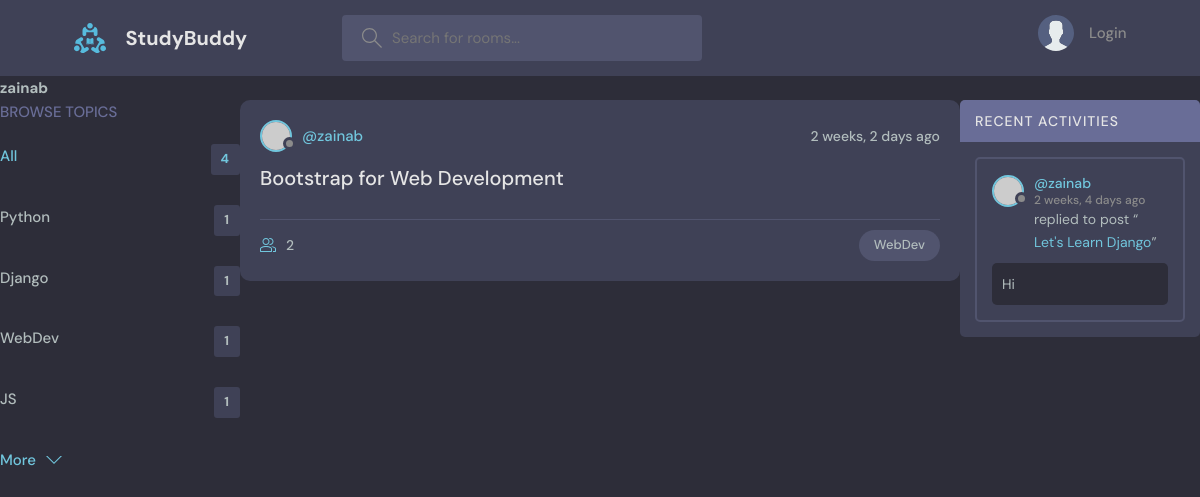
The app's page /profile/2/ with its own data.
### base/models.py (models this page shows, shortened)
class Topic(models.Model):
    name = models.CharField(max_length=200)

class Room(models.Model):
    host = models.ForeignKey(User, on_delete=models.SET_NULL, null=True)
    topic = models.ForeignKey(Topic, on_delete=models.SET_NULL, null=True)
    name = models.CharField(max_length=200)
    description = models.TextField(null=True, blank = True)
    participants = models.ManyToManyField(User, related_name='participants', blank=True)
    updated = models.DateTimeField(auto_now=True)
    created = models.DateTimeField(auto_now_add=True)
    class Meta:
        ordering = ['-updated','-created']
    def __str__(self):
        return self.name

class Message(models.Model):
    user = models.ForeignKey(User, on_delete=models.CASCADE)
    room = models.ForeignKey(Room, on_delete=models.CASCADE)
    body = models.TextField()
    updated = models.DateTimeField(auto_now=True)
    created = models.DateTimeField(auto_now_add=True)
    class Meta:
        ordering = ['-updated','-created']
    def __str__(self):
        return self.body[0:50]

### base/views.py (the view)
# urls.py: path('profile/<str:pk>/',views.userProfile, name="user-profile"),
def userProfile(request, pk):
    user = User.objects.get(id=pk)
    rooms = user.room_set.all()
    room_messages = user.message_set.all()
    topics = Topic.objects.all()
    context = {'user': user, "rooms": rooms, "room_messages": room_messages, "topics":topics}
    return render(request,'base/profile.html',context)

### base/templates/base/profile.html (shortened to what this page needs)
{% extends 'main.html' %}
{% block content %}
<h1>{{user.username}}</h1>
<div class="profile-container">
    <div>
        {% include 'base/topics_component.html' %}
    </div>
    <div>
        {% include 'base/feed_component.html' %}
    </div>
    <div>
        {% include 'base/activity_component.html' %}
    </div>
</div>
{% endblock content %}

### base/templates/base/topics_component.html
<div class="topics">
  <div class="topics__header">
    <h2>Browse Topics</h2>
  </div>
  <ul class="topics__list">
    <li>
      <a href="{% url 'home' %}" class="active">All <span>{{topics.count}}</span></a>
    </li>
    {% for topic in topics %}
    <li>
      <a href="{% url 'home' %}?q={{topic.name}}">{{topic.name}} <span>{{topic.room_set.all.count}}</span></a>
    </li>
    {% endfor %}
  </ul>
  <a class="btn btn--link" href="topics.html">
    More
    <svg
      version="1.1"
      xmlns="http://www.w3.org/2000/svg"
      width="32"
      height="32"
      viewBox="0 0 32 32"
    >
      <title>chevron-down</title>
      <path d="M16 21l-13-13h-3l16 16 16-16h-3l-13 13z"></path>
    </svg>
  </a>
</div>

### base/templates/base/feed_component.html (shortened to what this page needs)
{% for room in rooms %}
<div class="roomListRoom">
    <div class="roomListRoom__header">
      <a href="{% url 'user-profile' room.host.id %}" class="roomListRoom__author">
        <div class="avatar avatar--small">
          <img src="https://randomuser.me/api/portraits/women/11.jpg" />
        </div>
        <span>@{{room.host.username}}</span>
      </a>
      <div class="roomListRoom__actions">
        <span>{{room.created|timesince}} ago</span>
      </div>
    </div>
    <div class="roomListRoom__content">
      <a href="{% url 'room' room.id %}">{{room.name}}</a>
    </div>
    <div class="roomListRoom__meta">
      <a href="{% url 'room' room.id %}" class="roomListRoom__joined">
        {{room.participants.all.count}}
      </a>
      <p class="roomListRoom__topic">{{room.topic.name}}</p>
    </div>
</div>
{% endfor %}

### base/templates/base/activity_component.html (shortened to what this page needs)
<div class="activities">
  <div class="activities__header">
    <h2>Recent Activities</h2>
  </div>
  {% for message in room_messages %}
  <div class="activities__box">
    <div class="activities__boxHeader roomListRoom__header">
      <a href="{% url 'user-profile' message.user.id %}" class="roomListRoom__author">
        <div class="avatar avatar--small">
          <img src="https://randomuser.me/api/portraits/women/11.jpg" />
        </div>
        <p>
          @{{message.user}}
          <span>{{message.created|timesince}} ago</span>
        </p>
      </a>
    </div>
    <div class="activities__boxContent">
      <p>replied to post “<a href="{% url 'room' message.room.id %}">{{message.room}}</a>”</p>
      <div class="activities__boxRoomContent">
        {{message}}
      </div>
    </div>
  </div>
  {% endfor %}
</div>

### static/styles/style.css (style rules this page uses)
:root { --color-main: #71c6dd; --color-main-light: #e1f6fb; --color-dark: #3f4156; --color-dark-medium: #51546e; --color-dark-light: #696d97; --color-light: #e5e5e5; --color-gray: #8b8b8b; --color-light-gray: #b2bdbd; --color-bg: #2d2d39; --color-success: #5dd693; --color-error: #fc4b0b; }
* { font-family: "DM Sans", -apple-system, BlinkMacSystemFont, "Segoe UI", Roboto, Oxygen, Ubuntu, Cantarell, "Open Sans", "Helvetica Neue", sans-serif; margin: 0; padding: 0; box-sizing: border-box; text-rendering: optimizeLegibility; font-size: inherit; }
html { font-size: 56.25%; }
@media only screen and (min-width: 1200px) { html { font-size: 62.5%; } }
body { line-height: 1.6; font-weight: 400; font-size: 1.5rem; color: var(--color-light-gray); background-color: var(--color-bg); min-height: 100vh; }
img { width: 100%; }
a { display: inline-block; color: var(--color-main); text-decoration: none; }
.btn { background-color: transparent; border: none; display: inline-flex; align-items: center; gap: 1rem; cursor: pointer; transition: all ease-in-out 0.3s; padding: 1rem 2rem; border-radius: 5px; box-shadow: 1px 1px 3px 1px rgba(0, 0, 0, 0.15); font-weight: 500; }
.btn--link { border-radius: 0; padding: 0; color: var(--color-main); box-shadow: none; }
.btn > svg { fill: currentColor; width: 1.6rem; height: 1.6rem; }
.avatar { position: relative; display: inline-block; border-radius: 50%; border: 2px solid var(--color-main); }
.avatar img { display: block; border-radius: 50%; object-fit: cover; object-position: center; }
.avatar::after { content: ""; display: block; position: absolute; background-color: var(--color-gray); z-index: 111; border-radius: 50%; border: 0.3rem solid var(--color-dark); }
.avatar.avatar--small img { width: 2.8rem; height: 2.8rem; }
.avatar.avatar--small:after { width: 0.7rem; height: 0.7rem; bottom: 0px; right: -6px; }
.topics__header { margin-bottom: 2rem; }
.topics__header h2 { text-transform: uppercase; font-weight: 500; color: var(--color-dark-light); }
.topics__list { list-style: none; }
.topics__list li a { display: flex; justify-content: space-between; margin-bottom: 3rem; font-weight: 500; color: var(--color-light-gray); transition: all 0.3s ease-in-out; }
.topics__list li a.active, .topics__list li a:hover { color: var(--color-main); }
.topics__list li a span { padding: 0.5rem 1rem; background-color: var(--color-dark); border-radius: 3px; font-size: 1.3rem; font-weight: 700; letter-spacing: 1px; }
.roomListRoom { margin-bottom: 2.4rem; background-color: var(--color-dark); border-radius: 1rem; padding: 2rem; }
.roomListRoom__header { display: flex; justify-content: space-between; align-items: center; }
.roomListRoom__author { font-weight: 500; display: flex; align-items: center; gap: 1rem; }
.roomListRoom__actions { display: flex; align-items: flex-start; gap: 1rem; position: relative; }
.roomListRoom__actions span { font-size: 1.4rem; font-weight: 500; }
.roomListRoom__content { margin: 1rem 0; }
.roomListRoom__content a { font-size: 2rem; font-weight: 500; margin-bottom: 1.5rem; color: var(--color-light); transition: all 0.3s ease-in-out; }
.roomListRoom__meta { border-top: 1px solid var(--color-dark-medium); padding-top: 1rem; display: flex; align-items: center; justify-content: space-between; }
.roomListRoom__joined { color: var(--color-light-gray); display: flex; align-items: center; gap: 1rem; font-size: 1.4rem; font-weight: 500; }
.roomListRoom__joined svg { fill: var(--color-main); width: 1.6rem; height: 1.6rem; }
.roomListRoom__topic { padding: 5px 1.5rem; background-color: var(--color-dark-medium); border-radius: 5rem; font-weight: 500; font-size: 1.3rem; }
.activities { background: var(--color-dark); border-radius: 5px; overflow: hidden; }
.activities__header h2 { background-color: var(--color-dark-light); text-transform: uppercase; font-weight: 500; padding: 1rem 1.5rem; color: var(--color-light); letter-spacing: 1px; font-size: 1.4rem; }
.activities__box { margin: 1.5rem; padding: 1.5rem; border: 2px solid var(--color-dark-medium); border-radius: 5px; }
.activities__boxHeader p { font-size: 1.4rem; line-height: 1.3; }
.activities__boxHeader p span { color: var(--color-gray); font-size: 1.2rem; display: block; }
.activities__boxContent { margin-left: 4.2rem; }
.activities__boxContent { font-size: 1.4rem; }
.activities__boxRoomContent { background: var(--color-bg); padding: 1rem; border-radius: 5px; margin-top: 1rem; margin-left: -4.2rem; }

### records on screen
Topic: name "Python", room_set.all.count "1"
Topic: name "Django", room_set.all.count "1"
Topic: name "WebDev", room_set.all.count "1"
Topic: name "JS", room_set.all.count "1"
Room: host.username "zainab", created "2 weeks, 2 days", name "Bootstrap for Web Development", participants.all.count "2", topic.name "WebDev"
Message: user "zainab", created "2 weeks, 4 days", room "Let's Learn Django", body "Hi"

### other values on screen
{{ user.username }} "zainab"
{{ topics.count }} "4"
